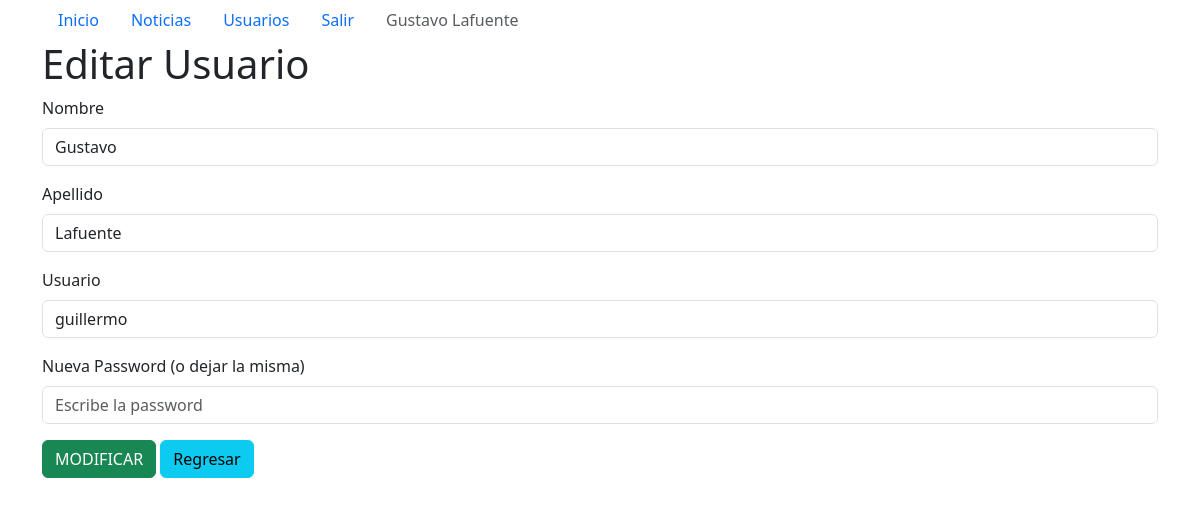
Page /admin/usuarios_editar.php?id_usuario=1 (signed in) on the committed database.
### tables this page shows
CREATE TABLE IF NOT EXISTS `usuarios` (
  `id_usuario` int(11) NOT NULL,
  `nombre` varchar(30) NOT NULL,
  `apellido` varchar(30) NOT NULL,
  `usuario` varchar(30) NOT NULL,
  `password` varchar(30) NOT NULL,
  `tipo_usuario` varchar(10) NOT NULL
);

### admin/usuarios_editar.php (the view, shortened to what this page needs)
<?php
    extract($_REQUEST);
    require("conexion.php");
    $conexion = mysqli_connect($server_db, $usuario_db, $password_db)
        or die("No se puede conectar con el servidor");
    mysqli_select_db($conexion, $base_db)
        or die("No se puede seleccionar la base de datos");
    $instruccion = "SELECT * FROM usuarios WHERE id_usuario = '$id_usuario'";
    $consulta = mysqli_query($conexion, $instruccion) or die("Error al consultar usuario");
    $resultado = mysqli_fetch_array($consulta);
?>
<!DOCTYPE html>
<html lang="es">
<head>
    <link href="../lib/bootstrap-5.3.2/css/bootstrap.min.css" rel="stylesheet">
</head>
<body>
    <div class="container">
        <?php require("menu.php"); ?>
        <h1>Editar Usuario</h1>
        <form action="usuarios_editar_guardar.php" method="post">
            <div class="mb-3">
                <label for="nombre" class="form-label">Nombre</label>
                <input type="text" class="form-control" id="nombre" name="nombre" value="<?php echo trim($resultado['nombre']); ?>" required>
            </div>
            <div class="mb-3">
                <label for="apellido" class="form-label">Apellido</label>
                <input type="text" class="form-control" id="apellido" name="apellido" value="<?php echo trim($resultado['apellido']); ?>" required>
            </div>
            <div class="mb-3">
                <label for="usuario" class="form-label">Usuario</label>
                <input type="text" class="form-control" id="usuario" name="usuario" value="<?php echo trim($resultado['usuario']); ?>" onkeyup="comprobar_usuario(this.value)" required>
            </div>
            <div class="mb-3">
                <label for="password" class="form-label">Nueva Password (o dejar la misma)</label>
                <input type="password" class="form-control" id="password" name="password" placeholder="Escribe la password">
            </div>
            <div class="mb-3">
                <input type="submit" class="btn btn-success" id="enviar" name="enviar" value="MODIFICAR">
                <a href="usuarios.php" class="btn btn-info">Regresar</a>
            </div>
        </form>
    </div>
</body>
</html>

### rows in the picture
usuarios: nombre "Gustavo", apellido "Lafuente", usuario "guillermo"

### other values in the picture
$_SESSION['nombre'] "Gustavo"
$_SESSION['apellido'] "Lafuente"
